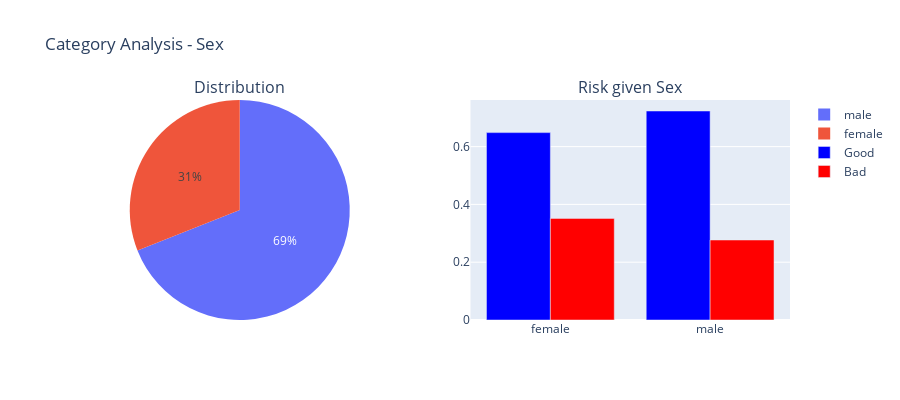

Notebook code cell kept with this figure:
### Code cell
for i, col in enumerate(categorical_cols, start=1):
    fig = make_subplots(
        rows=1, cols=2,
        specs=[[{"type": "domain"}, {"type": "bar"}]],
        subplot_titles = ('Distribution', f'Risk given {col}')
    )
    cat_counts = df[col].value_counts()

    # Pie chart
    pie_chart = go.Pie(labels=cat_counts.index, values=cat_counts, name="Categories")
    fig.add_trace(pie_chart, row=1, col=1)
    fig.update_traces
    # Bar chart
    conditional_prob = df.groupby(col)['Risk'].value_counts(normalize=True).unstack().reset_index()
    bar_chart = go.Bar(x=conditional_prob[col], y=conditional_prob['good'], name="Good", marker_color='blue')
    bar_chart_bad = go.Bar(x=conditional_prob[col], y=conditional_prob['bad'], name="Bad", marker_color='red')
    
    fig.add_trace(bar_chart, row=1, col=2)
    fig.add_trace(bar_chart_bad, row=1, col=2)

    # Update layout
    fig.update_layout(
        height=400,
        # legend=dict(orientation="h", yanchor="bottom", y=1.02, xanchor="right", x=1),
        title_text=f"Category Analysis - {col}",
        showlegend=True,
        barmode='group',  # Adjusted to display both bars
        bargap=0.2  # Adjusted to add a gap between bars
    )

    # Show the figure
    fig.show()

### Figure 1 — Plotly figure (JSON) as saved in the notebook; plotly's stock layout.template omitted (floating-point values rounded to 4 significant figures)
{"data": [{"domain": {"x": [0, 0.45], "y": [0, 1]}, "labels": ["male", "female"], "name": "Categories", "type": "pie", "values": [690, 310]}, {"marker": {"color": "blue"}, "name": "Good", "type": "bar", "x": ["female", "male"], "xaxis": "x", "y": [0.6484, 0.7232], "yaxis": "y"}, {"marker": {"color": "red"}, "name": "Bad", "type": "bar", "x": ["female", "male"], "xaxis": "x", "y": [0.3516, 0.2768], "yaxis": "y"}], "layout": {"annotations": [{"font": {"size": 16}, "showarrow": false, "text": "Distribution", "x": 0.225, "xanchor": "center", "xref": "paper", "y": 1, "yanchor": "bottom", "yref": "paper"}, {"font": {"size": 16}, "showarrow": false, "text": "Risk given Sex", "x": 0.775, "xanchor": "center", "xref": "paper", "y": 1, "yanchor": "bottom", "yref": "paper"}], "bargap": 0.2, "barmode": "group", "height": 400, "showlegend": true, "title": {"text": "Category Analysis - Sex"}, "xaxis": {"anchor": "y", "domain": [0.55, 1]}, "yaxis": {"anchor": "x", "domain": [0, 1]}}}
